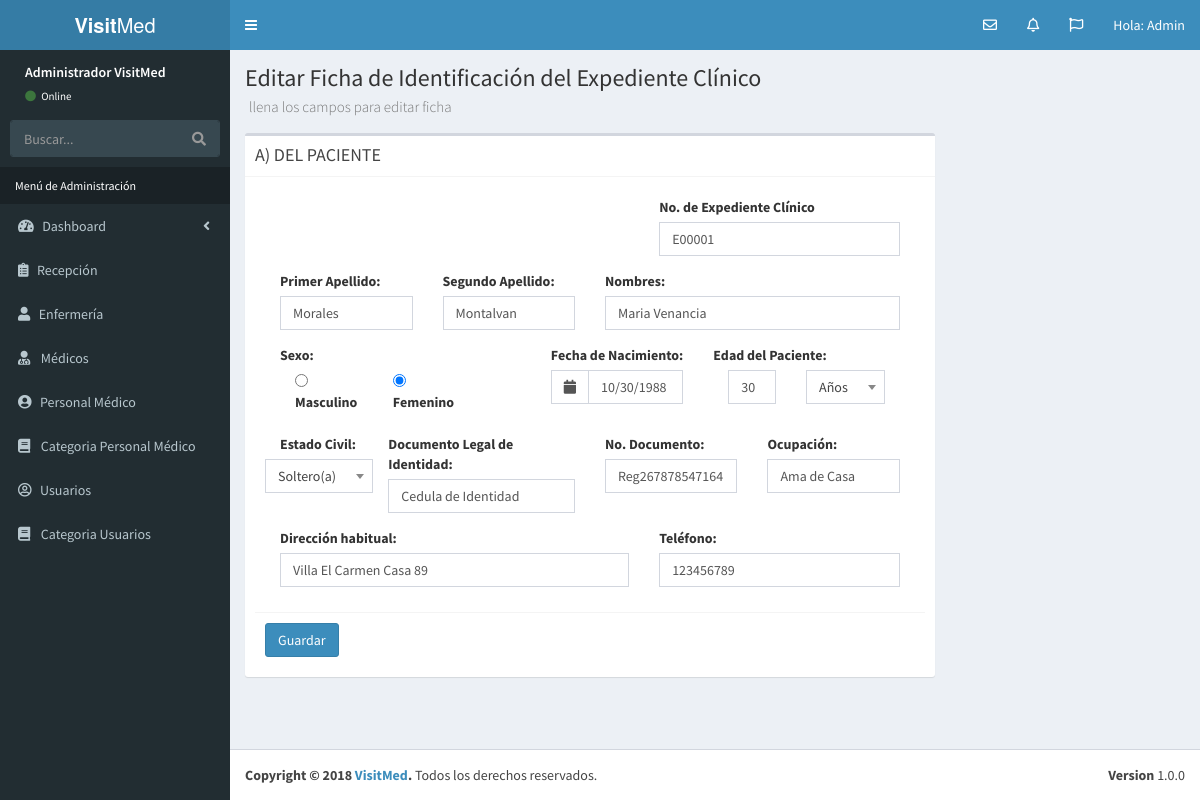
Page /editar_ficha_paciente.php?id=1 (signed in) on the earlier database version.
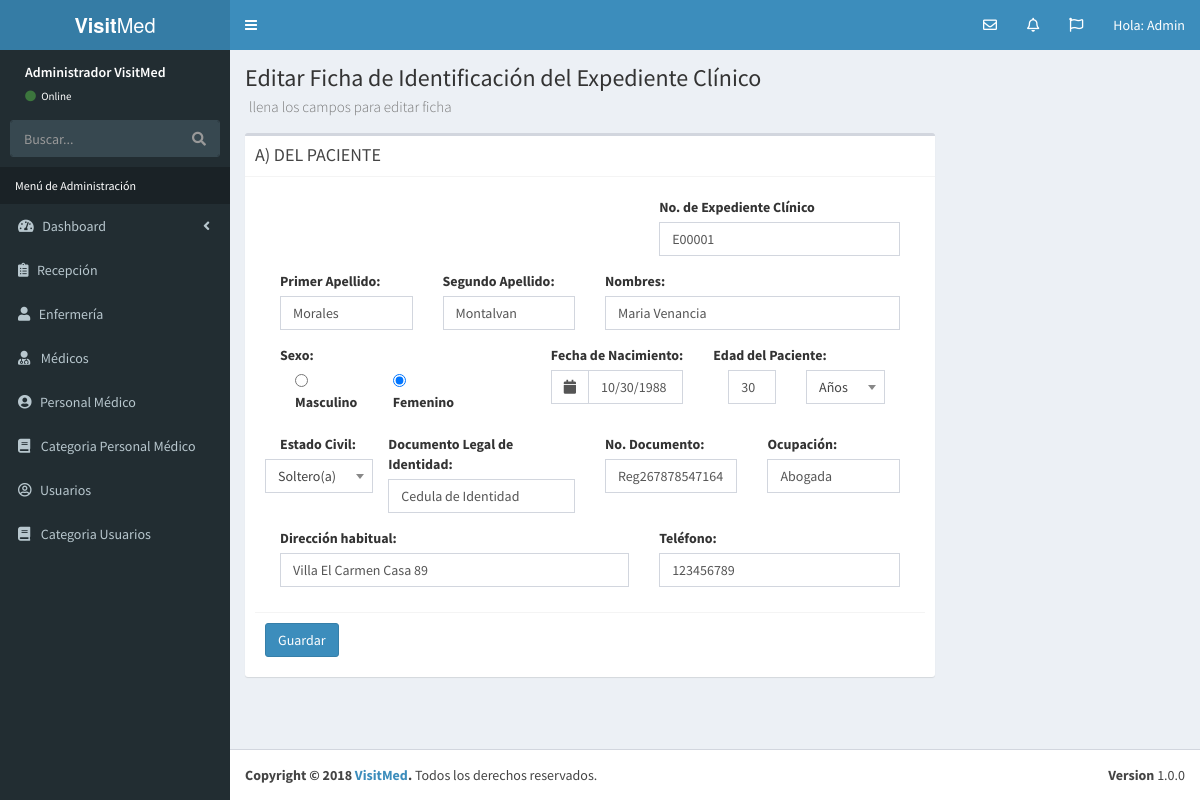
Same page on the later database version.
### tables this page shows
CREATE TABLE `datos_paciente` (
  `id_paciente` int(10) NOT NULL,
  `numero_expediente` varchar(60) NOT NULL,
  `primer_apellido_paciente` varchar(60) NOT NULL,
  `segundo_apellido_paciente` varchar(60) NOT NULL,
  `nombre_paciente` varchar(120) NOT NULL,
  `sexo_paciente` varchar(60) NOT NULL,
  `fecha_nacimiento_paciente` date NOT NULL,
  `edad_paciente` int(10) NOT NULL,
  `unidad_tiempo` tinyint(10) NOT NULL,
  `estado_civil` tinyint(10) NOT NULL,
  `documento_legal_identidad` varchar(60) NOT NULL,
  `numero_documento` varchar(60) NOT NULL,
  `ocupacion_paciente` varchar(60) NOT NULL,
  `direccion_paciente` text NOT NULL,
  `telefono_paciente` int(20) NOT NULL,
  `editado` datetime NOT NULL
);

### editar_ficha_paciente.php (the view, shortened to what the changed rows need)
<?php
        $id = $_GET['id'];
        if(!filter_var($id, FILTER_VALIDATE_INT)):
        die("Error");
        else:
    include_once 'funciones/funciones.php';
    include_once 'templates/header.php';
    include_once 'templates/barra.php';
    include_once 'templates/navegacion.php';
?>
<div class="content-wrapper">
    <section class="content-header">
      <h1>
        Editar Ficha de Identificación del Expediente Clínico <br>
        <small>llena los campos para editar ficha</small>
      </h1>
    </section>
    <div class="row">
      <div class="col-md-9">
            <section class="content">
                    <div class="box">
                        <div class="box-header with-border">
                                <h3 class="box-title">A) DEL PACIENTE</h3>
                        </div>
                    <div class="box-body">
                            <?php
                            $sql = "SELECT * FROM datos_paciente WHERE  id_paciente = $id";
                            $resultado = $conn->query($sql);
                            $ficha_paciente = $resultado->fetch_assoc();
                            ?>
                                <form  role="form" name="guardar-registro" id="guardar-registro" method="post" action="modelo_ficha_paciente.php">
                                <div class="box-body">
                                        <div class="form_group col-md-7"></div>
                                        <div class="form-group col-md-5">
                                                <label for="numero_expediente">No. de Expediente Clínico</label>
                                                <input type="text" class="form-control" id="numero_expediente" name="numero_expediente" placeholder="No. Expediente Clínico" value="<?php echo $ficha_paciente['numero_expediente']; ?>">
                                        </div>
                                        <div class="form-group col-md-3">
                                                <label for="primer_apellido_paciente">Primer Apellido:</label>
                                                <input type="text" class="form-control" id="primer_apellido_paciente" name="primer_apellido_paciente" placeholder="Primer Apellido"  value="<?php echo $ficha_paciente['primer_apellido_paciente']; ?>">
                                        </div>
                                        <div class="form-group col-md-3">
                                                <label for="segundo_apellido_paciente">Segundo Apellido:</label>
                                                <input type="text" class="form-control" id="segundo_apellido_paciente" name="segundo_apellido_paciente" placeholder="Segundo Apellido" value="<?php echo $ficha_paciente['segundo_apellido_paciente']; ?>">
                                        </div>
                                        <div class="form-group col-md-6">
                                                <label for="nombres_paciente">Nombres:</label>
                                                <input type="text" class="form-control" id="nombres_paciente" name="nombres_paciente" placeholder="Nombres" value="<?php echo $ficha_paciente['nombre_paciente']; ?>">
                                        </div>
                                        <div class="form-group col-md-5">
                                                <label for="sexo_paciente">Sexo: </label>
                                                <div class="row">
                                                        <div class="col-md-10">
                                                                <div class="form-check form-check-inline col-md-6">
                                                                        <input class="form-check-input" type="radio" name="sexo_paciente" id="sexo_paciente_masculino" value="Masculino" <?php if($ficha_paciente['sexo_paciente'] == Masculino){echo 'checked="checked"';} ?>>
                                                                        <label class="form-check-label" for="sexo_paciente_masculino">Masculino</label>
                                                                        </div>
                                                                <div class="form-check form-check-inline col-md-6">
                                                                        <input class="form-check-input" type="radio" name="sexo_paciente" id="sexo_paciente_femenino" value="Femenino" <?php if($ficha_paciente['sexo_paciente'] == Femenino){echo 'checked="checked"';} ?>>
                                                                        <label class="form-check-label" for="sexo_paciente_femenino">Femenino</label>
                                                                </div>
                                                        </div>
                                                </div>
                                        </div>
                                        <div class="form-group col-md-3">
                                                <label for="fecha_nacimiento">Fecha de Nacimiento:</label>
                                                    <?php
                                                        $fecha = $ficha_paciente['fecha_nacimiento_paciente'];
                                                        $fecha_formato = date('m/d/Y', strtotime($fecha));
                                                    ?>
                                                        <div class="input-group date">
                                                                <div class="input-group-addon">
                                                                <i class="fa fa-calendar"></i>
                                                                </div>
                                                                <input type="text" class="form-control pull-right fecha" id="fecha_nacimiento" name="fecha_nacimiento" value="<?php echo $fecha_formato; ?>">
                                                        </div>
                                        </div>
                                        <div class="form-group col-md-4">
                                                <label for="edad_paciente">   Edad del Paciente:</label>
                                                        <div class="input-group">
                                                                <div class="form-group col-md-5" >
                                                                        <input type="text" class="form-control" id="edad_paciente" name="edad_paciente" value="<?php echo $ficha_paciente['edad_paciente']; ?>">
                                                                </div>
                                                                <div class="form-group col-md-7" >
                                                                </div>
                                                        </div>
                                        </div>
                                        <div class="form-group col-md-2">
                                                <label for="estado_civil">Estado Civil: </label>
                                                <div class="row">
                                                </div>
                                        </div>
                                        <div class="form-group col-md-4">
                                                        <label for="documento_identidad">Documento Legal de Identidad:</label>
                                                        <input type="text" class="form-control" id="documento_identidad" name="documento_identidad" placeholder="Tipo Documento de Identidad" value="<?php echo $ficha_paciente['documento_legal_identidad']; ?>">
                                        </div>
                                        <div class="form-group col-md-3">
                                                        <label for="numero_documento">No. Documento:</label>
                                                        <input type="text" class="form-control" id="numero_documento" name="numero_documento" placeholder="No. Documento" value="<?php echo $ficha_paciente['numero_documento']; ?>">
                                        </div>
                                        <div class="form-group col-md-3">
                                                        <label for="ocupacion_paciente">Ocupación:</label>
                                                        <input type="text" class="form-control" id="ocupacion_paciente" name="ocupacion_paciente" placeholder="Ocupación" value="<?php echo $ficha_paciente['ocupacion_paciente']; ?>">
                                        </div>
                                        <div class="form-group col-md-7">
                                                <label for="direccion_paciente">Dirección habitual:</label>
                                                <input type="text" class="form-control" id="direccion_paciente" name="direccion_paciente" placeholder="Dirección habitual del paciente" value="<?php echo $ficha_paciente['direccion_paciente']; ?>">
                                        </div>
                                        <div class="form-group col-md-5">
                                                <label for="telefono_paciente">Teléfono:</label>
                                                <input type="text" class="form-control" id="telefono_paciente" name="telefono_paciente" placeholder="Número Telefónico" value="<?php echo $ficha_paciente['telefono_paciente']; ?>">
                                        </div>
                            </div>
                            <div class="box-footer">
                                        <button type="submit" class="btn btn-primary" id="crear_registro_ficha_paciente">Guardar</button>
                            </div>
                            </form>
                        </div>
                    </div>
            </section>
        </div>
    </div>
</div>
<?php
    include_once 'templates/footer.php';
    endif;
?>

Differences in the rows shown:
changed datos_paciente "Morales": ocupacion_paciente "Ama de Casa" → "Abogada"
